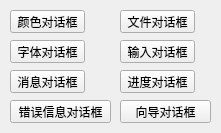
<?xml version="1.0" encoding="UTF-8"?>
<ui version="4.0">
 <class>MyWidget</class>
 <widget class="QWidget" name="MyWidget">
  <property name="geometry">
   <rect>
    <x>0</x>
    <y>0</y>
    <width>221</width>
    <height>133</height>
   </rect>
  </property>
  <property name="windowTitle">
   <string>MyWidget</string>
  </property>
  <widget class="QPushButton" name="pushButton">
   <property name="geometry">
    <rect>
     <x>10</x>
     <y>10</y>
     <width>75</width>
     <height>23</height>
    </rect>
   </property>
   <property name="text">
    <string>颜色对话框</string>
   </property>
  </widget>
  <widget class="QPushButton" name="pushButton_2">
   <property name="geometry">
    <rect>
     <x>120</x>
     <y>10</y>
     <width>75</width>
     <height>23</height>
    </rect>
   </property>
   <property name="text">
    <string>文件对话框</string>
   </property>
  </widget>
  <widget class="QPushButton" name="pushButton_3">
   <property name="geometry">
    <rect>
     <x>10</x>
     <y>40</y>
     <width>75</width>
     <height>23</height>
    </rect>
   </property>
   <property name="text">
    <string>字体对话框</string>
   </property>
  </widget>
  <widget class="QPushButton" name="pushButton_4">
   <property name="geometry">
    <rect>
     <x>120</x>
     <y>40</y>
     <width>75</width>
     <height>23</height>
    </rect>
   </property>
   <property name="text">
    <string>输入对话框</string>
   </property>
  </widget>
  <widget class="QPushButton" name="pushButton_5">
   <property name="geometry">
    <rect>
     <x>10</x>
     <y>70</y>
     <width>75</width>
     <height>23</height>
    </rect>
   </property>
   <property name="text">
    <string>消息对话框</string>
   </property>
  </widget>
  <widget class="QPushButton" name="pushButton_6">
   <property name="geometry">
    <rect>
     <x>120</x>
     <y>70</y>
     <width>75</width>
     <height>23</height>
    </rect>
   </property>
   <property name="text">
    <string>进度对话框</string>
   </property>
  </widget>
  <widget class="QPushButton" name="pushButton_7">
   <property name="geometry">
    <rect>
     <x>10</x>
     <y>100</y>
     <width>101</width>
     <height>23</height>
    </rect>
   </property>
   <property name="text">
    <string>错误信息对话框</string>
   </property>
  </widget>
  <widget class="QPushButton" name="pushButton_8">
   <property name="geometry">
    <rect>
     <x>120</x>
     <y>100</y>
     <width>91</width>
     <height>23</height>
    </rect>
   </property>
   <property name="text">
    <string>向导对话框</string>
   </property>
  </widget>
 </widget>
 <layoutdefault spacing="6" margin="11"/>
 <resources/>
 <connections/>
</ui>
